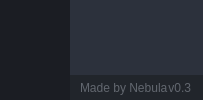
        <widget class="QFrame" name="frame_center">
         <property name="sizePolicy">
          <sizepolicy hsizetype="Expanding" vsizetype="Expanding">
           <horstretch>0</horstretch>
           <verstretch>0</verstretch>
          </sizepolicy>
         </property>
         <property name="styleSheet">
          <string notr="true">QFrame{background-color: rgb(40, 44, 52);}</string>
         </property>
         <property name="frameShape">
          <enum>QFrame::NoFrame</enum>
         </property>
         <property name="frameShadow">
          <enum>QFrame::Raised</enum>
         </property>
         <layout class="QHBoxLayout" name="horizontalLayout_2">
          <property name="spacing">
           <number>0</number>
          </property>
          <property name="leftMargin">
           <number>0</number>
          </property>
          <property name="topMargin">
           <number>0</number>
          </property>
          <property name="rightMargin">
           <number>0</number>
          </property>
          <property name="bottomMargin">
           <number>0</number>
          </property>
          <item>
           <widget class="QFrame" name="frame_left_menu">
            <property name="sizePolicy">
             <sizepolicy hsizetype="Preferred" vsizetype="Preferred">
              <horstretch>0</horstretch>
              <verstretch>0</verstretch>
             </sizepolicy>
            </property>
            <property name="minimumSize">
             <size>
              <width>70</width>
              <height>0</height>
             </size>
            </property>
            <property name="maximumSize">
             <size>
              <width>70</width>
              <height>16777215</height>
             </size>
            </property>
            <property name="layoutDirection">
             <enum>Qt::LeftToRight</enum>
            </property>
            <property name="styleSheet">
             <string notr="true">background-color: rgb(27, 29, 35);</string>
            </property>
            <property name="frameShape">
             <enum>QFrame::NoFrame</enum>
            </property>
            <property name="frameShadow">
             <enum>QFrame::Raised</enum>
            </property>
            <layout class="QVBoxLayout" name="verticalLayout_5">
             <property name="spacing">
              <number>1</number>
             </property>
             <property name="leftMargin">
              <number>0</number>
             </property>
             <property name="topMargin">
              <number>0</number>
             </property>
             <property name="rightMargin">
              <number>0</number>
             </property>
             <property name="bottomMargin">
              <number>0</number>
             </property>
            </layout>
           </widget>
          </item>
          <item>
           <widget class="QFrame" name="frame_content_right">
            <property name="styleSheet">
             <string notr="true">background-color: rgb(44, 49, 60);</string>
            </property>
            <property name="frameShape">
             <enum>QFrame::NoFrame</enum>
            </property>
            <property name="frameShadow">
             <enum>QFrame::Raised</enum>
            </property>
            <layout class="QVBoxLayout" name="verticalLayout_4">
             <property name="spacing">
              <number>0</number>
             </property>
             <property name="leftMargin">
              <number>0</number>
             </property>
             <property name="topMargin">
              <number>0</number>
             </property>
             <property name="rightMargin">
              <number>0</number>
             </property>
             <property name="bottomMargin">
              <number>0</number>
             </property>
             <item>
              <widget class="QFrame" name="frame_content">
               <property name="frameShape">
                <enum>QFrame::NoFrame</enum>
               </property>
               <property name="frameShadow">
                <enum>QFrame::Raised</enum>
               </property>
               <layout class="QVBoxLayout" name="verticalLayout_9">
                <property name="spacing">
                 <number>0</number>
                </property>
                <property name="leftMargin">
                 <number>5</number>
                </property>
                <property name="topMargin">
                 <number>5</number>
                </property>
                <property name="rightMargin">
                 <number>5</number>
                </property>
                <property name="bottomMargin">
                 <number>5</number>
                </property>
               </layout>
              </widget>
             </item>
             <item>
              <widget class="QFrame" name="frame_grip">
               <property name="minimumSize">
                <size>
                 <width>0</width>
                 <height>25</height>
                </size>
               </property>
               <property name="maximumSize">
                <size>
                 <width>16777215</width>
                 <height>25</height>
                </size>
               </property>
               <property name="styleSheet">
                <string notr="true">background-color: rgb(33, 37, 43);</string>
               </property>
               <property name="frameShape">
                <enum>QFrame::NoFrame</enum>
               </property>
               <property name="frameShadow">
                <enum>QFrame::Raised</enum>
               </property>
               <layout class="QHBoxLayout" name="horizontalLayout_6">
                <property name="spacing">
                 <number>0</number>
                </property>
                <property name="leftMargin">
                 <number>0</number>
                </property>
                <property name="topMargin">
                 <number>0</number>
                </property>
                <property name="rightMargin">
                 <number>2</number>
                </property>
                <property name="bottomMargin">
                 <number>0</number>
                </property>
                <item>
                 <widget class="QFrame" name="frame_label_bottom">
                  <property name="frameShape">
                   <enum>QFrame::NoFrame</enum>
                  </property>
                  <property name="frameShadow">
                   <enum>QFrame::Raised</enum>
                  </property>
                  <layout class="QHBoxLayout" name="horizontalLayout_7">
                   <property name="spacing">
                    <number>0</number>
                   </property>
                   <property name="leftMargin">
                    <number>10</number>
                   </property>
                   <property name="topMargin">
                    <number>0</number>
                   </property>
                   <property name="rightMargin">
                    <number>10</number>
                   </property>
                   <property name="bottomMargin">
                    <number>0</number>
                   </property>
                   <item>
                    <widget class="QLabel" name="label_credits">
                     <property name="font">
                      <font>
                       <family>Segoe UI</family>
                      </font>
                     </property>
                     <property name="styleSheet">
                      <string notr="true">color: rgb(98, 103, 111);</string>
                     </property>
                     <property name="text">
                      <string>Made by Nebula</string>
                     </property>
                    </widget>
                   </item>
                   <item>
                    <widget class="QLabel" name="label_version">
                     <property name="maximumSize">
                      <size>
                       <width>100</width>
                       <height>16777215</height>
                      </size>
                     </property>
                     <property name="font">
                      <font>
                       <family>Segoe UI</family>
                      </font>
                     </property>
                     <property name="styleSheet">
                      <string notr="true">color: rgb(98, 103, 111);</string>
                     </property>
                     <property name="text">
                      <string>v0.3</string>
                     </property>
                     <property name="alignment">
                      <set>Qt::AlignRight|Qt::AlignTrailing|Qt::AlignVCenter</set>
                     </property>
                    </widget>
                   </item>
                  </layout>
                 </widget>
                </item>
                <item>
                 <widget class="QFrame" name="frame_size_grip">
                  <property name="maximumSize">
                   <size>
                    <width>20</width>
                    <height>20</height>
                   </size>
                  </property>
                  <property name="styleSheet">
                   <string notr="true">QSizeGrip {
	background-position: center;
	background-repeat: no-reperat;
}</string>
                  </property>
                  <property name="frameShape">
                   <enum>QFrame::NoFrame</enum>
                  </property>
                  <property name="frameShadow">
                   <enum>QFrame::Raised</enum>
                  </property>
                 </widget>
                </item>
               </layout>
              </widget>
             </item>
            </layout>
           </widget>
          </item>
         </layout>
         <zorder>frame_content_right</zorder>
         <zorder>frame_left_menu</zorder>
        </widget>
